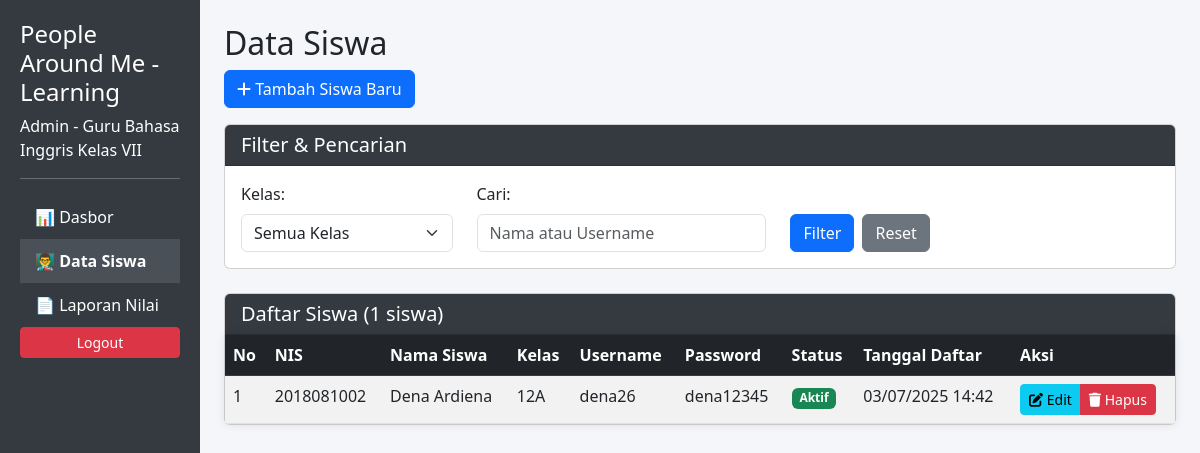
/daftar_siswa.php, run on the app's committed database.
### tables this page shows
CREATE TABLE `siswa` (
  `id_siswa` int(50) NOT NULL,
  `nama_siswa` varchar(100) NOT NULL,
  `kelas` varchar(20) NOT NULL,
  `username` varchar(50) NOT NULL,
  `password` varchar(255) NOT NULL,
  `status` enum('aktif','nonaktif') DEFAULT 'aktif',
  `created_at` timestamp NOT NULL DEFAULT current_timestamp(),
  `updated_at` timestamp NOT NULL DEFAULT current_timestamp() ON UPDATE current_timestamp(),
  `password_hint` varchar(100) DEFAULT NULL
);

### daftar_siswa.php (the view, shortened to what this page needs)
<?php
include 'config.php';
$search = isset($_GET['search']) ? $_GET['search'] : '';
$query = "SELECT * FROM siswa WHERE 1=1";
$params = [];
$query .= " ORDER BY kelas, nama_siswa";
$stmt = $pdo->prepare($query);
$stmt->execute($params);
$siswa_list = $stmt->fetchAll();
?>
<!DOCTYPE html>
<html>
<head>
    <link rel="stylesheet" href="https://cdn.jsdelivr.net/npm/bootstrap@5.3.0/dist/css/bootstrap.min.css">
    <link rel="stylesheet" href="https://cdnjs.cloudflare.com/ajax/libs/font-awesome/6.0.0/css/all.min.css">
</head>
<body>
<div class="container-fluid">
    <div class="row">
        <div class="col-md-2 sidebar">
            <h4>People Around Me - Learning</h4>
            <p>Admin - Guru Bahasa Inggris Kelas VII</p>
            <hr>
            <a href="index.php">📊 Dasbor</a>
            <a href="daftar_siswa.php" class="active">👨‍🏫 Data Siswa</a>
            <a href="laporan_skor.php">📄 Laporan Nilai</a>
        <form id="logoutForm" action="logout.php" method="post" onsubmit="return confirmLogout();">
    <button class="btn btn-danger btn-sm w-100">Logout</button>
</form>
        </div>
        <div class="col-md-10 p-4">
            <h2>Data Siswa</h2>
            <div class="row mb-3">
                <div class="col-md-12">
                    <a href="tambah_siswa.php" class="btn btn-primary">
                        <i class="fas fa-plus"></i> Tambah Siswa Baru
                    </a>
                </div>
            </div>
            <div class="card mb-4">
                <div class="card-header">
                    <h5 class="mb-0">Filter & Pencarian</h5>
                </div>
                <div class="card-body">
                    <form method="GET">
                        <div class="row">
                            <div class="col-md-3">
                                <label for="kelas" class="form-label">Kelas:</label>
                                <select name="kelas" id="kelas" class="form-select">
                                    <option value="">Semua Kelas</option>
                                </select>
                            </div>
                            <div class="col-md-4">
                                <label for="search" class="form-label">Cari:</label>
                                <input type="text" name="search" id="search" class="form-control" value="<?php echo $search; ?>" placeholder="Nama atau Username">
                            </div>
                            <div class="col-md-3 d-flex align-items-end">
                                <button type="submit" class="btn btn-primary me-2">Filter</button>
                                <a href="daftar_siswa.php" class="btn btn-secondary">Reset</a>
                            </div>
                        </div>
                    </form>
                </div>
            </div>
            <div class="card">
                <div class="card-header">
                    <h5 class="mb-0">Daftar Siswa (<?= count($siswa_list) ?> siswa)</h5>
                </div>
                <div class="card-body p-0">
                    <div class="table-responsive">
                        <table class="table table-striped table-hover mb-0">
                            <thead class="table-dark">
                                <tr>
                                    <th>No</th>
                                    <th>NIS</th>
                                    <th>Nama Siswa</th>
                                    <th>Kelas</th>
                                    <th>Username</th>
                                    <th>Password</th>
                                    <th>Status</th>
                                    <th>Tanggal Daftar</th>
                                    <th>Aksi</th>
                                </tr>
                            </thead>
                            <tbody>
                                <?php
                                $no = 1;
                                foreach($siswa_list as $siswa):
                                ?>
                                <tr id="row-<?php echo $siswa['id_siswa']; ?>">
                                    <td><?php echo $no++; ?></td>
                                    <td><?php echo $siswa['id_siswa']; ?></td>
                                    <td><?php echo $siswa['nama_siswa']; ?></td>
                                    <td><?php echo $siswa['kelas']; ?></td>
                                    <td><?php echo $siswa['username']; ?></td>
                                    <td><?php echo $siswa['password_hint'] ?? '-'; ?></td>
                                    <td>
                                        <?php if($siswa['status'] == 'aktif'): ?>
                                            <span class="badge bg-success">Aktif</span>
                                        <?php else: ?>
                                            <span class="badge bg-secondary">Tidak Aktif</span>
                                        <?php endif; ?>
                                    </td>
                                    <td><?php echo date('d/m/Y H:i', strtotime($siswa['created_at'])); ?></td>
                                    <td>
                                        <div class="btn-group" role="group">
                                            <a href="reset_password.php?id=<?php echo $siswa['id_siswa']; ?>" class="btn btn-sm btn-info">
                                                <i class="fas fa-edit"></i> Edit
                                            </a>
                                            <button class="btn btn-sm btn-danger" onclick="confirmDelete(<?php echo $siswa['id_siswa']; ?>, '<?php echo addslashes($siswa['nama_siswa']); ?>', '<?php echo $siswa['kelas']; ?>', '<?php echo $siswa['username']; ?>')">
                                                <i class="fas fa-trash"></i> Hapus
                                            </button>
                                        </div>
                                    </td>
                                </tr>
                                <?php endforeach; ?>
                            </tbody>
                        </table>
                    </div>
                </div>
            </div>
        </div>
    </div>
</div>
</body>
</html>

### daftar_siswa.php (style rules this page uses)
body { background: #f4f6f9; }
.sidebar { height: 100vh; background: #343a40; color: white; padding: 20px; }
.sidebar a { display: block; color: white; text-decoration: none; padding: 10px 15px; }
.sidebar a.active { background: #495057; font-weight: bold; }
.card-header { background-color: #343a40; color: white; }
.table-responsive { box-shadow: 0 0 10px rgba(0,0,0,0.1); }

### data on the page
siswa: id_siswa "2018081002", nama_siswa "Dena Ardiena", kelas "12A", username "dena26", password_hint "dena12345", status "Aktif", created_at "03/07/2025 14:42"

### other printed values
count($siswa_list) "1"
